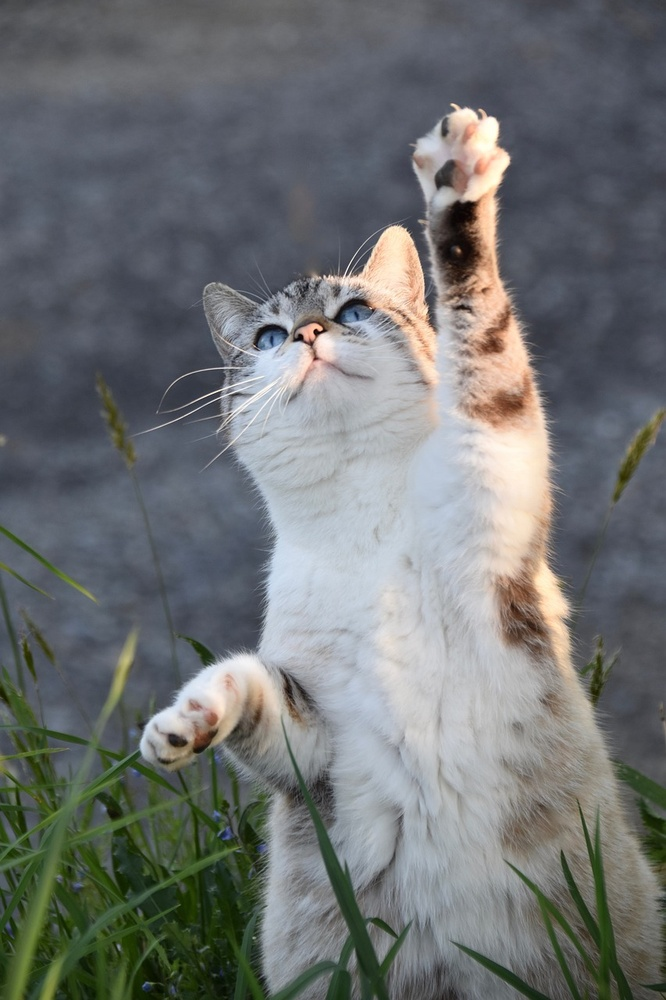
#> input picture img/cat-5098930_1280.jpg, 666 x 1000 px, shrunk from 853 x 1280 before the run
$ python nitika2.py
#> lines starting #> are read from the running program, lines starting #| are printed output that depends on the picture; after the words box and inside, x2 and y2 are one past the last pixel; in counts of white or black regions, pixels touching at a corner belong together
import cv2
from matplotlib import pyplot as plt

path = 'img/cat-5098930_1280.jpg'  # 画像のパス
i = cv2.imread(path, 0)  # 画像読み込み
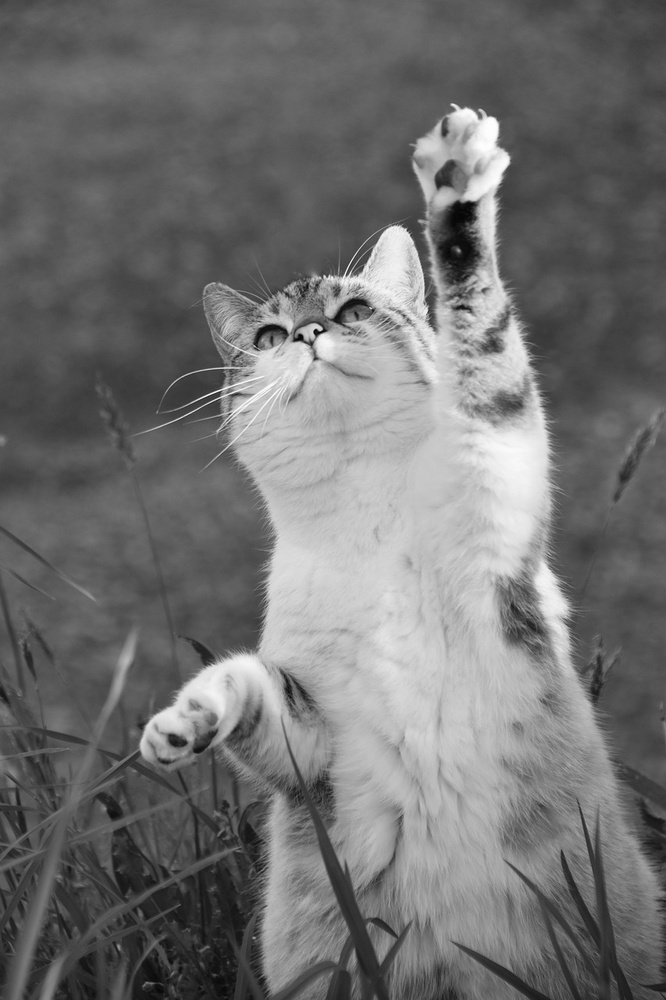
#> i: shape (1000, 666); min 5, max 255, mean 113.3

i_max = 255  # 最大輝度値

# 適応的閾値処理による二値化
i_binary = cv2.adaptiveThreshold(i, i_max, cv2.ADAPTIVE_THRESH_GAUSSIAN_C, cv2.THRESH_BINARY, 39, 2)
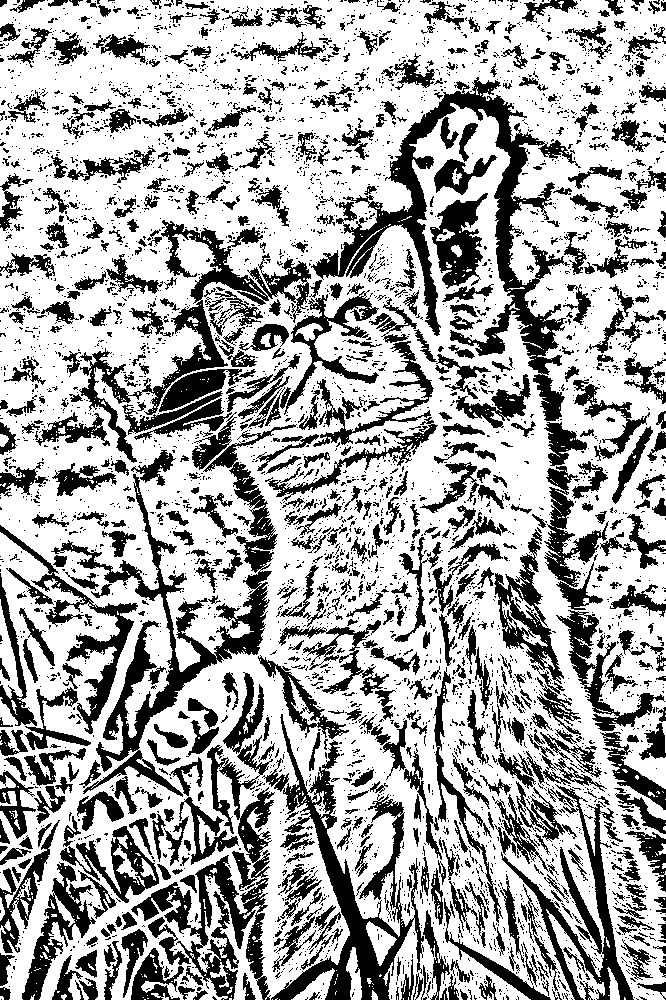
#> i_binary: shape (1000, 666); 66.4% white; 4601 black regions (3874 under 20 px), largest, box (x1, y1, x2, y2) and area: (311, 77, 581, 421) 15629, (51, 424, 297, 797) 12561, (262, 714, 424, 1000) 9999

# 保存先のパス
output_path = 'img/kirei.jpg'

# 画像を保存
cv2.imwrite(output_path, i_binary)

# ここからグラフ設定
fig = plt.figure()
ax1 = fig.add_subplot(111)

# 画像をプロット
ax1.imshow(i_binary, cmap='gray')

# 軸を消す設定
ax1.tick_params(labelbottom=False, bottom=False)
ax1.tick_params(labelleft=False, left=False)

fig.tight_layout()
plt.show()
plt.close()
